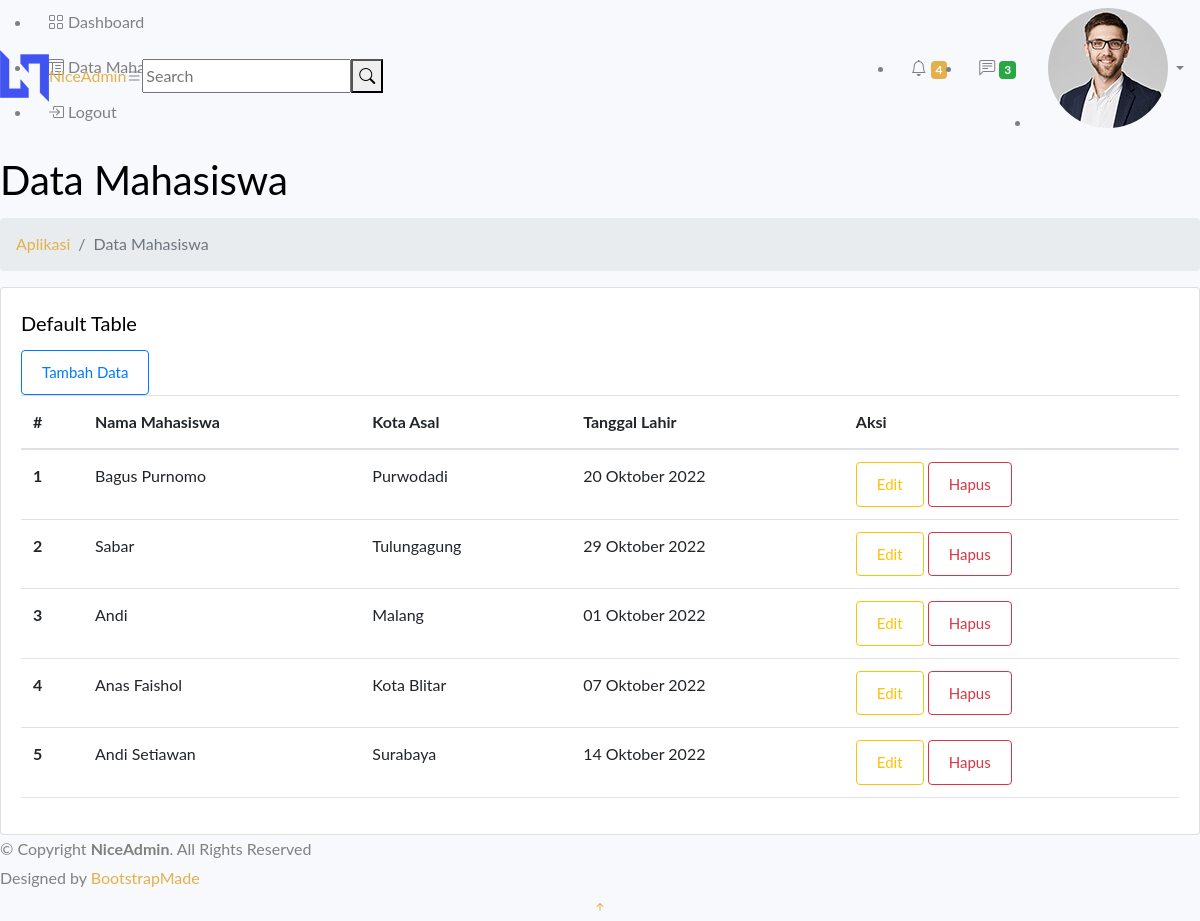
/index.php/administrator/mahasiswa, run on the app's committed database.
### tables this page shows
CREATE TABLE `mahasiswa` (
  `id` int(11) NOT NULL,
  `nama_mahasiswa` varchar(255) NOT NULL,
  `kota_asal` varchar(255) NOT NULL,
  `tanggal_lahir` date NOT NULL
);

### application/libraries/Template.php (called while the page is built, shortened)
<?php
class Template{
    var $ci ;
    function __construct(){
        $this->ci =& get_instance();
    }
    public function load($body_view=null,$data=null){
        $body = $this->ci->load->view($body_view,$data,true);
        $data['body'] = $body;
        $tpl_view='_partial/layout';
        $this->ci->load->view($tpl_view,$data);
    }
}
?>

### application/controllers/administrator/Mahasiswa.php (called while the page is built, shortened)
<?php
class Mahasiswa extends CI_Controller{
    public function index(){
        $this->data['mahasiswa'] = $this->mahasiswa_model->getdata();
        $this->data['title'] = 'Data Mahasiswa';
        $this->template->load('mahasiswa/list-mahasiswa',$this->data);
    }
}

### index.php (called while the page is built, shortened)
<?php
require_once BASEPATH.'core/CodeIgniter.php';

### application/models/Mahasiswa_model.php (called while the page is built, shortened)
<?php
class Mahasiswa_model extends CI_Model{
    public function getdata(){
        $this->db->order_by('id','DESC');
        $data = $this->db->get('mahasiswa')->result();
        return $data;
    }
}
?>

### application/helpers/tanggal_helper.php (called while the page is built)
<?php
function tanggal_indo($tanggal=null)
{
	if($tanggal!=null){
	$bulan = array (1 =>   'Januari',
				'Februari',
				'Maret',
				'April',
				'Mei',
				'Juni',
				'Juli',
				'Agustus',
				'September',
				'Oktober',
				'November',
				'Desember'
			);
	$split = explode('-', $tanggal);
	return $split[2] . ' ' . $bulan[ (int)$split[1] ] . ' ' . $split[0];
		}
		else{
			return $tanggal;
		}
}
?>

### application/views/mahasiswa/list-mahasiswa.php (the view)
<section class="section">
  <div class="row">
    <div class="col-lg-12">
      <div class="card">
        <div class="card-body">
          <h5 class="card-title">Default Table</h5>
          <a href="<?= base_url('index.php/administrator/mahasiswa/add') ?>" type="button" class="btn btn-outline-primary">Tambah Data</a>
          <table class="table">
            <thead>
              <tr>
                <th scope="col">#</th>
                <th scope="col">Nama Mahasiswa</th>
                <th scope="col">Kota Asal</th>
                <th scope="col">Tanggal Lahir</th>
                <th scope="col">Aksi</th>
              </tr>
            </thead>
            <tbody>
              <?php
              $no = 1;
              ?>
              <?php foreach ($mahasiswa as $row) : ?>
                <tr>
                  <th scope="row"><?= $no; ?></th>
                  <td><?= $row->nama_mahasiswa ?></td>
                  <td><?= $row->kota_asal ?></td>
                  <td><?= tanggal_indo($row->tanggal_lahir) ?></td>
                  <td>
                    <a href="<?= base_url() ?>index.php/administrator/mahasiswa/edit/<?= $row->id ?>" type="button" class="btn btn-outline-warning">Edit</a>
                    <a href="<?= base_url() ?>index.php/administrator/mahasiswa/hapus/<?= $row->id ?>" type="button" class="btn btn-outline-danger">Hapus</a>
                  </td>
                </tr>
                <?php $no++; ?>
              <?php endforeach; ?>
            </tbody>
          </table>
        </div>
      </div>
    </div>
  </div>
</section>

### application/views/_partial/head.php (shortened to what this page needs)
<!DOCTYPE html>
<html lang="en">
<head>
  <link href="<?= base_url() ?>assets/niceadmin/assets/vendor/bootstrap/css/bootstrap.min.css" rel="stylesheet">
  <link href="<?= base_url() ?>assets/niceadmin/assets/vendor/bootstrap-icons/bootstrap-icons.css" rel="stylesheet">
  <link href="<?= base_url() ?>assets/niceadmin/assets/vendor/boxicons/css/boxicons.min.css" rel="stylesheet">
  <link href="<?= base_url() ?>assets/niceadmin/assets/vendor/quill/quill.snow.css" rel="stylesheet">
  <link href="<?= base_url() ?>assets/niceadmin/assets/vendor/quill/quill.bubble.css" rel="stylesheet">
  <link href="<?= base_url() ?>assets/niceadmin/assets/vendor/remixicon/remixicon.css" rel="stylesheet">
  <link href="<?= base_url() ?>assets/niceadmin/assets/vendor/simple-datatables/style.css" rel="stylesheet">
  <link href="<?= base_url() ?>assets/niceadmin/assets/css/style.css" rel="stylesheet">
</head>

### application/views/_partial/layout.php
<?php $this->load->view('_partial/head'); ?>
<body>
  <?php $this->load->view('_partial/header'); ?>
  <?php $this->load->view('_partial/sidebar'); ?>
  <main id="main" class="main">
    <div class="pagetitle">
      <h1><?= $title ?></h1>
      <nav>
        <ol class="breadcrumb">
          <li class="breadcrumb-item"><a href="index.html">Aplikasi</a></li>
          <li class="breadcrumb-item active"><?= $title ?></li>
        </ol>
      </nav>
    </div>
    <section class="section dashboard">
     <?php echo $body ?>
    </section>
  </main>
  <?php $this->load->view('_partial/footer'); ?>

### application/views/_partial/header.php (shortened to what this page needs)
<header id="header" class="header fixed-top d-flex align-items-center">
  <div class="d-flex align-items-center justify-content-between">
    <a href="index.html" class="logo d-flex align-items-center">
      <img src="<?= base_url() ?>assets/niceadmin/assets/img/logo.png" alt="">
      <span class="d-none d-lg-block">NiceAdmin</span>
    </a>
    <i class="bi bi-list toggle-sidebar-btn"></i>
  </div>
  <div class="search-bar">
    <form class="search-form d-flex align-items-center" method="POST" action="#">
      <input type="text" name="query" placeholder="Search" title="Enter search keyword">
      <button type="submit" title="Search"><i class="bi bi-search"></i></button>
    </form>
  </div>
  <nav class="header-nav ms-auto">
    <ul class="d-flex align-items-center">
      <li class="nav-item dropdown">
        <a class="nav-link nav-icon" href="#" data-bs-toggle="dropdown">
          <i class="bi bi-bell"></i>
          <span class="badge bg-primary badge-number">4</span>
        </a>
      </li>
      <li class="nav-item dropdown">
        <a class="nav-link nav-icon" href="#" data-bs-toggle="dropdown">
          <i class="bi bi-chat-left-text"></i>
          <span class="badge bg-success badge-number">3</span>
        </a>
      </li>
      <li class="nav-item dropdown pe-3">
        <a class="nav-link nav-profile d-flex align-items-center pe-0" href="#" data-bs-toggle="dropdown">
          <img src="<?= base_url() ?>assets/niceadmin/assets/img/profile-img.jpg" alt="Profile" class="rounded-circle">
          <span class="d-none d-md-block dropdown-toggle ps-2"><?= $this->session->nama_lengkap ?></span>
        </a>
      </li>
    </ul>
  </nav>
</header>

### application/views/_partial/sidebar.php
<aside id="sidebar" class="sidebar">
  <ul class="sidebar-nav" id="sidebar-nav">
    <li class="nav-item">
      <a class="nav-link " href="<?= base_url() ?>administrator/dashboard">
        <i class="bi bi-grid"></i>
        <span>Dashboard</span>
      </a>
    </li>
    <li class="nav-item">
      <a class="nav-link " href="<?= base_url() ?>administrator/mahasiswa">
        <i class="bi bi-layout-text-window-reverse"></i>
        <span>Data Mahasiswa</span>
      </a>
    </li>
    <li class="nav-item">
      <a class="nav-link collapsed" href="<?= base_url() ?>administrator/destroy">
        <i class="bi bi-box-arrow-in-right"></i>
        <span>Logout</span>
      </a>
    </li>
  </ul>
</aside>

### application/views/_partial/footer.php (shortened to what this page needs)
  <footer id="footer" class="footer">
    <div class="copyright">
      &copy; Copyright <strong><span>NiceAdmin</span></strong>. All Rights Reserved
    </div>
    <div class="credits">
      Designed by <a href="https://bootstrapmade.com/">BootstrapMade</a>
    </div>
  </footer>
  <a href="#" class="back-to-top d-flex align-items-center justify-content-center"><i class="bi bi-arrow-up-short"></i></a>
</body>
</html>

### data on the page
mahasiswa: nama_mahasiswa "Bagus Purnomo", kota_asal "Purwodadi", tanggal_lahir "20 Oktober 2022"
mahasiswa: nama_mahasiswa "Sabar", kota_asal "Tulungagung", tanggal_lahir "29 Oktober 2022"
mahasiswa: nama_mahasiswa "Andi", kota_asal "Malang", tanggal_lahir "01 Oktober 2022"
mahasiswa: nama_mahasiswa "Anas Faishol", kota_asal "Kota Blitar", tanggal_lahir "07 Oktober 2022"
mahasiswa: nama_mahasiswa "Andi Setiawan", kota_asal "Surabaya", tanggal_lahir "14 Oktober 2022"

### other printed values
$title "Data Mahasiswa"
